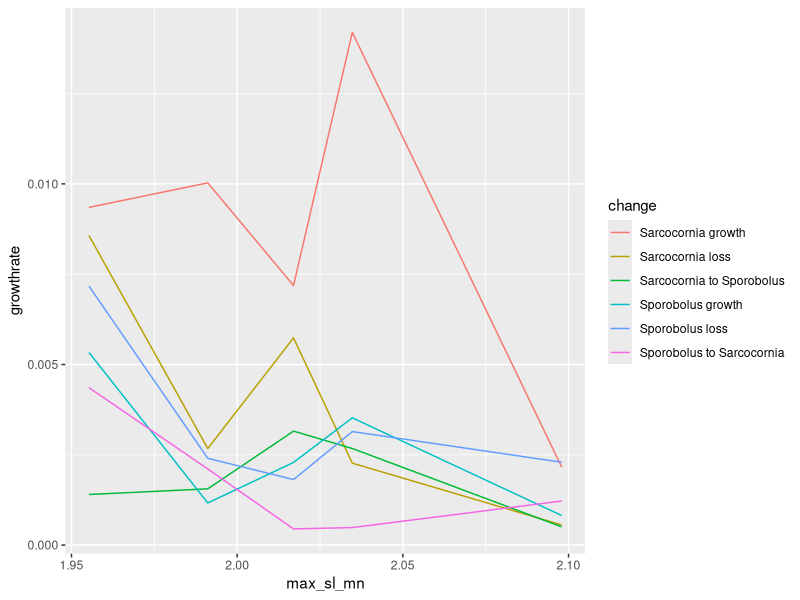
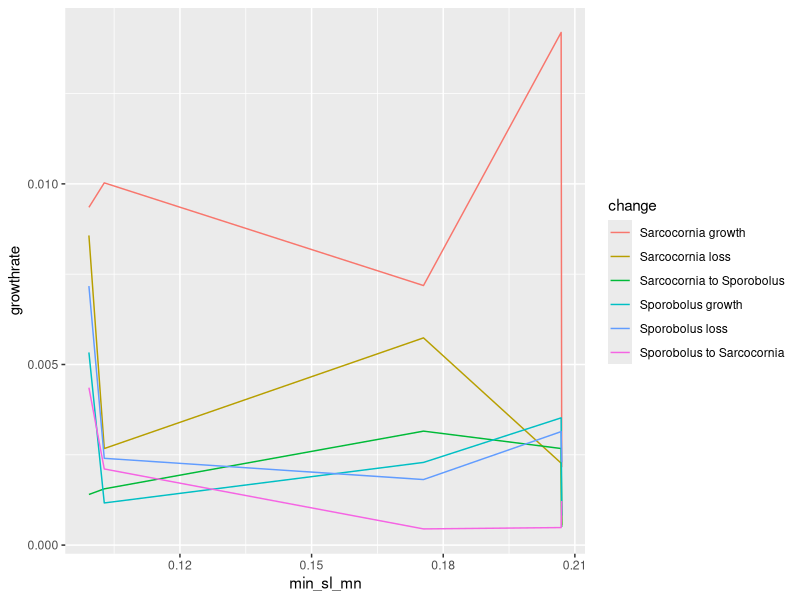
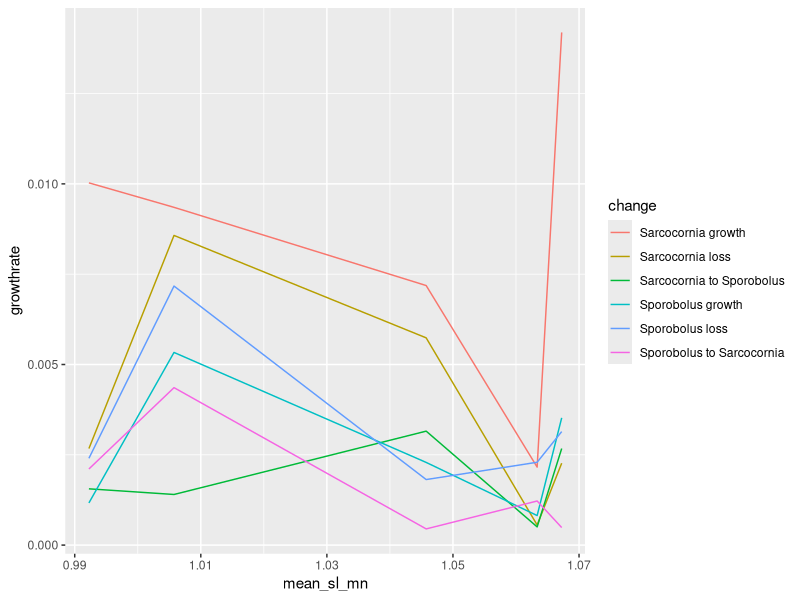
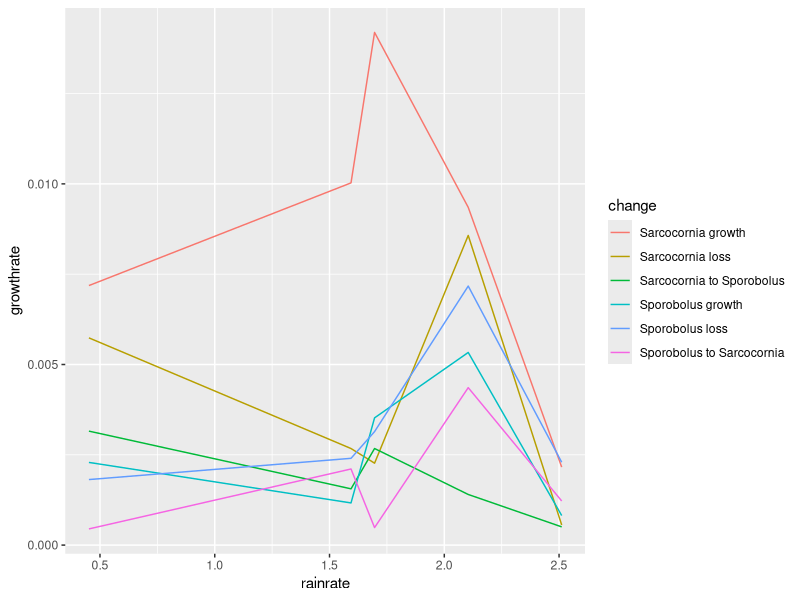
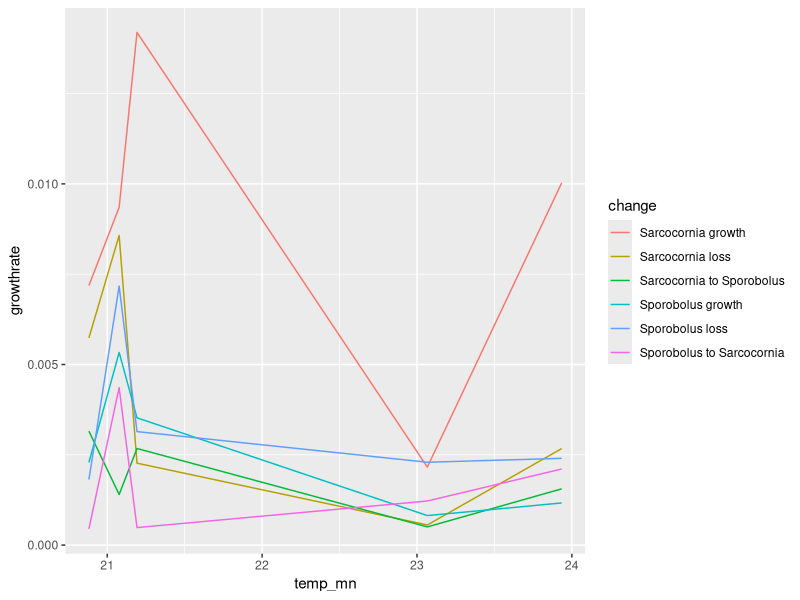
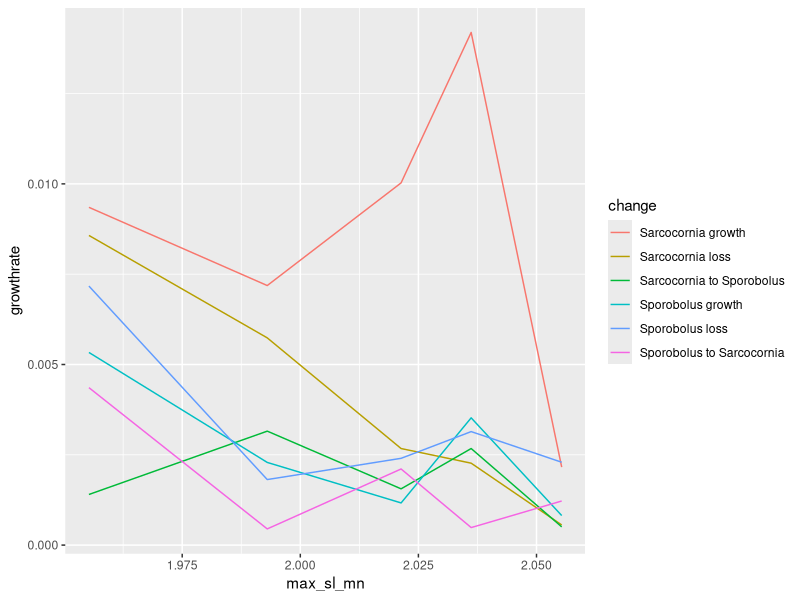
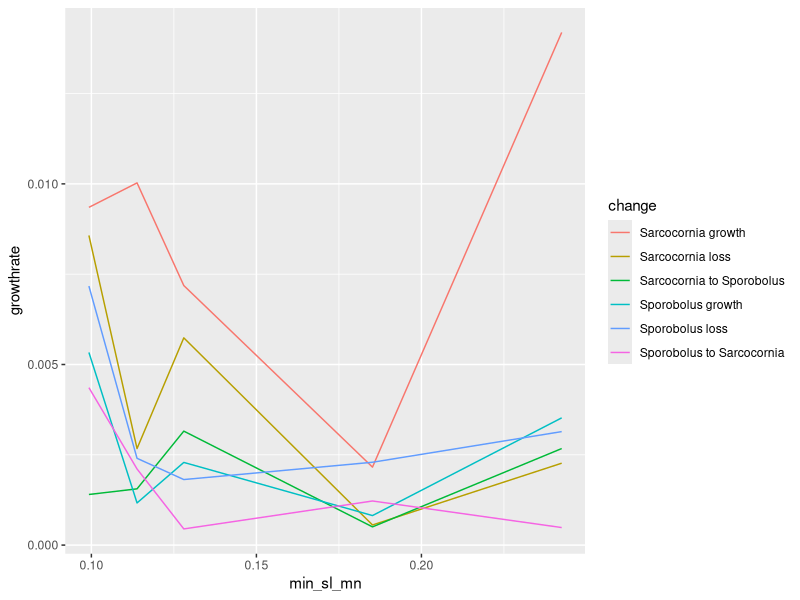
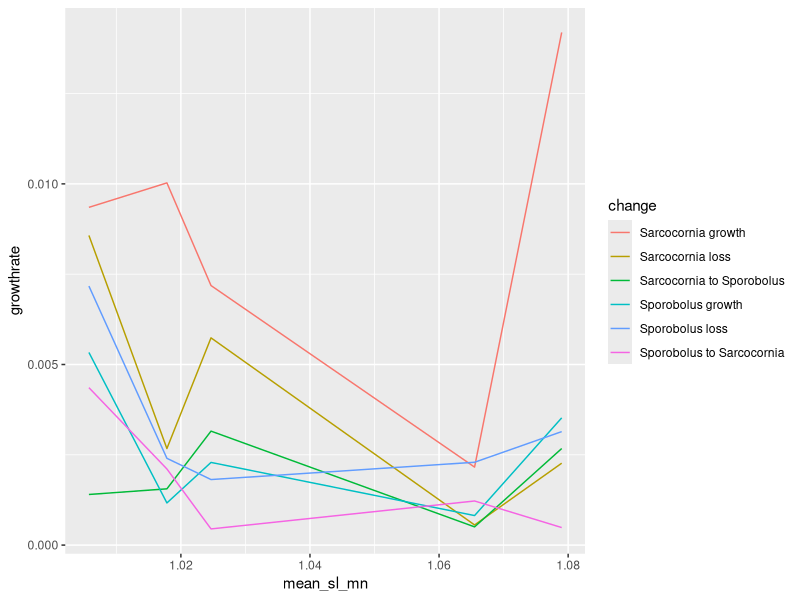

Source code (R) for these figures, in order:
## ---- chunk 1
knitr::opts_chunk$set(echo = TRUE)
knitr::opts_knit$set(root.dir = 'C:/Users/danal/OneDrive - UNSW/Desktop/WRL/R')
## ---- chunk 2
library(tidyverse)
library(ggpubr)
library(readxl)
library(gdata)
library(lubridate)
## ---- chunk 3
ch46minus42 <- read_excel("raw/growth_loss.xlsx", sheet = "46-42")
ch42minus34 <- read_excel("raw/growth_loss.xlsx", sheet = "42-34")
ch34minus26 <- read_excel("raw/growth_loss.xlsx", sheet = "34-26")
ch26minus18 <- read_excel("raw/growth_loss.xlsx", sheet = "26-18")
ch18minus0 <- read_excel("raw/growth_loss.xlsx", sheet = "18-0")

ch18minus9 <- read_excel("raw/growth_loss.xlsx", sheet = "18-9")
ch9minus0 <- read_excel("raw/growth_loss.xlsx", sheet = "9-0")
## ---- chunk 4
change_prep <- function(dataset){
  dataset %>% 
  mutate(change = case_when(
    value == -3 ~ "Sarcocornia loss",
    value == -2 ~ "Sarcocornia to Sporobolus",
    value == -1 ~ "Sporobolus loss",
    value == 0 ~ "No change",
    value == 1 ~ "Sporobolus growth",
    value == 2 ~ "Sporobolus to Sarcocornia",
    value == 3 ~ "Sarcocornia growth"
  )) %>% 
  select(change, Area_ha) %>% 
    filter(change != "No change")
}

ch46minus42 <- change_prep(ch46minus42) 
ch42minus34 <- change_prep(ch42minus34) 
ch34minus26 <- change_prep(ch34minus26) 
ch26minus18 <- change_prep(ch26minus18) 
ch18minus0 <- change_prep(ch18minus0) 

ch18minus9 <- change_prep(ch18minus9) 
ch9minus0 <- change_prep(ch9minus0) 

# make a zero month observation dataframe
ch0 <- data.frame(change = c("Sarcocornia loss", "Sarcocornia to Sporobolus", "Sporobolus loss", "Sporobolus growth", "Sporobolus to Sarcocornia", "Sarcocornia growth"),Area_ha = c(0,0,0,0,0,0))
## ---- chunk 5
allchange <- combine(ch46minus42, ch42minus34, ch34minus26, ch26minus18, ch18minus0, ch0) %>% 
  mutate(source_num = case_when(
    source == "ch46minus42" ~ 46,
    source == "ch42minus34" ~ 42,
    source == "ch34minus26" ~ 34,
    source == "ch26minus18" ~ 26,
    source == "ch18minus0" ~ 18,
    source == "ch0" ~ 0
  ))

# add column about number of days & dataset (1-5)
allchange <- allchange %>% mutate(Diff_days = case_when(
    source == "ch46minus42" ~ 117,
    source == "ch42minus34" ~ 239,
    source == "ch34minus26" ~ 232,
    source == "ch26minus18" ~ 251,
    source == "ch18minus0" ~ 565,
    source == "ch0" ~ 0
),
    dataset = case_when(
    source == "ch46minus42" ~ "five",
    source == "ch42minus34" ~ "four",
    source == "ch34minus26" ~ "three",
    source == "ch26minus18" ~ "two",
    source == "ch18minus0" ~ "one",
    source == "ch0" ~ "zero"
    ),
growthrate = Area_ha / Diff_days)

allchange <- allchange[order(allchange$source_num),] %>% 
  mutate(csum = ave(Area_ha, change, FUN=cumsum)) 


## ---- chunk 6
allchange2 <- combine(ch46minus42, ch42minus34, ch34minus26, ch26minus18, ch18minus9, ch9minus0, ch0) %>% 
  mutate(source_num = case_when(
    source == "ch46minus42" ~ 46,
    source == "ch42minus34" ~ 42,
    source == "ch34minus26" ~ 34,
    source == "ch26minus18" ~ 26,
    source == "ch18minus9" ~ 18,
    source == "ch9minus0" ~ 9,
    source == "ch0" ~ 0
  ))

# add column about number of days & dataset (1-5)
allchange2 <- allchange2 %>% mutate(Diff_days = case_when(
    source == "ch46minus42" ~ 117,
    source == "ch42minus34" ~ 239,
    source == "ch34minus26" ~ 232,
    source == "ch26minus18" ~ 251,
    source == "ch18minus9" ~ 307,
    source == "ch9minus0" ~ 258,
    source == "ch0" ~ 0
),
    dataset = case_when(
    source == "ch46minus42" ~ "six",
    source == "ch42minus34" ~ "five",
    source == "ch34minus26" ~ "four",
    source == "ch26minus18" ~ "three",
    source == "ch18minus9" ~ "two",
    source == "ch9minus0" ~ "one",
    source == "ch0" ~ "zero"
    ),
growthrate = Area_ha / Diff_days)

allchange2 <- allchange2[order(allchange2$source_num),] %>% 
  mutate(csum = ave(Area_ha, change, FUN=cumsum)) 


## ---- chunk 7
rain <- read_csv("raw/climate/rainfall_061031.csv") %>% 
  rename("rainfall" = "Rainfall amount (millimetres)") %>% 
  filter(Quality == "Y", # only retain quality assured data
         Year >= 2017) %>% 
  mutate(date = make_date(Year, Month, Day)) %>% 
  select("date", "rainfall")

temp <- read_csv("raw/climate/temperature_061055.csv") %>% 
  rename("temperature" = "Maximum temperature (Degree C)") %>% 
  filter(Quality == "Y", # only retain quality assured data
         Year >= 2017) %>% 
  mutate(date = make_date(Year, Month, Day)) %>% 
  select("date", "temperature")

sea_lev <- read_csv("raw/climate/sealevel_newcastle_60310.csv") %>% 
  filter(Gaps == 0,
         Year >= 2017) %>% 
  mutate(date = make_date(Year, Mth)) %>% 
  select("date", "Minimum", "Maximum", "Mean", "St Devn")
## ---- chunk 8
env2 <- full_join(sea_lev, temp, by = "date")
env2 <- full_join(env2, rain, by = "date") %>% 
  rename("min_sealev" = "Minimum",
         "max_sealev" = "Maximum",
         "mean_sealev" = "Mean",
         "sd_sealev" = "St Devn")

env2 <- env2 %>% 
  mutate(fullperiod = case_when(
  date >= "2017-02-03" & date < "2018-08-22" ~ "one",
  date >= "2018-08-22" & date < "2019-04-30" ~ "two",
  date >= "2019-04-30" & date < "2019-12-18" ~ "three",
  date >= "2019-12-18" & date < "2020-08-13" ~ "four",
  date >= "2020-08-13" & date < "2020-12-08" ~ "five"
),
  prevmonth = case_when(
  date >= "2018-07-22" & date < "2018-08-22" ~ "one",
  date >= "2019-03-30" & date < "2019-04-30" ~ "two",
  date >= "2019-11-18" & date < "2019-12-18" ~ "three",
  date >= "2020-07-13" & date < "2020-08-13" ~ "four",
  date >= "2020-11-08" & date < "2020-12-08" ~ "five"
),
  threemonth = case_when(
  date >= "2018-05-22" & date < "2018-08-22" ~ "one",
  date >= "2019-01-30" & date < "2019-04-30" ~ "two",
  date >= "2019-09-18" & date < "2019-12-18" ~ "three",
  date >= "2020-05-13" & date < "2020-08-13" ~ "four",
  date >= "2020-09-08" & date < "2020-12-08" ~ "five"
),
 sixmonth = case_when(
  date >= "2018-02-22" & date < "2018-08-22" ~ "one",
  date >= "2018-10-30" & date < "2019-04-30" ~ "two",
  date >= "2019-06-18" & date < "2019-12-18" ~ "three",
  date >= "2020-02-13" & date < "2020-08-13" ~ "four",
  date >= "2020-06-08" & date < "2020-12-08" ~ "five")) %>% 
  filter(!is.na(fullperiod))

env2_fullperiod <- env2 %>% 
  group_by(fullperiod) %>% 
  summarise(max_sl_mn = mean(max_sealev, na.rm = TRUE),
            min_sl_mn = mean(min_sealev, na.rm = TRUE),
            mean_sl_mn = mean(mean_sealev, na.rm = TRUE),
            sd_sl_mn = mean(sd_sealev, na.rm = TRUE),
            rain_tot = sum(rainfall, na.rm = TRUE),
            temp_mn = mean(temperature, na.rm = TRUE),
            date = max(date)) %>% 
  rename(dataset = fullperiod)

env2_prevmonth <- env2 %>% 
  group_by(prevmonth) %>% 
  summarise(max_sl_mn = mean(max_sealev, na.rm = TRUE),
            min_sl_mn = mean(min_sealev, na.rm = TRUE),
            mean_sl_mn = mean(mean_sealev, na.rm = TRUE),
            sd_sl_mn = mean(sd_sealev, na.rm = TRUE),
            rain_tot = sum(rainfall, na.rm = TRUE),
            temp_mn = mean(temperature, na.rm = TRUE),
            date = max(date)) %>% 
  filter(!is.na(prevmonth)) %>% 
  rename(dataset = prevmonth) 

env2_threemonth <- env2 %>% 
  group_by(threemonth) %>% 
  summarise(max_sl_mn = mean(max_sealev, na.rm = TRUE),
            min_sl_mn = mean(min_sealev, na.rm = TRUE),
            mean_sl_mn = mean(mean_sealev, na.rm = TRUE),
            sd_sl_mn = mean(sd_sealev, na.rm = TRUE),
            rain_tot = sum(rainfall, na.rm = TRUE),
            temp_mn = mean(temperature, na.rm = TRUE),
            date = max(date)) %>% 
  filter(!is.na(threemonth)) %>% 
  rename(dataset = threemonth)

env2_sixmonth <- env2 %>% 
  group_by(sixmonth) %>% 
  summarise(max_sl_mn = mean(max_sealev, na.rm = TRUE),
            min_sl_mn = mean(min_sealev, na.rm = TRUE),
            mean_sl_mn = mean(mean_sealev, na.rm = TRUE),
            sd_sl_mn = mean(sd_sealev, na.rm = TRUE),
            rain_tot = sum(rainfall, na.rm = TRUE),
            temp_mn = mean(temperature, na.rm = TRUE),
            date = max(date)) %>% 
  filter(!is.na(sixmonth)) %>% 
  rename(dataset = sixmonth)
## ---- chunk 9
env3 <- full_join(sea_lev, temp, by = "date")
env3 <- full_join(env3, rain, by = "date") %>% 
  rename("min_sealev" = "Minimum",
         "max_sealev" = "Maximum",
         "mean_sealev" = "Mean",
         "sd_sealev" = "St Devn")

env3 <- env3 %>% 
  mutate(fullperiod = case_when(
  date >= "2017-02-03" & date < "2017-10-19" ~ "one",
  date >= "2017-10-19" & date < "2018-08-22" ~ "two",
  date >= "2018-08-22" & date < "2019-04-30" ~ "three",
  date >= "2019-04-30" & date < "2019-12-18" ~ "four",
  date >= "2019-12-18" & date < "2020-08-13" ~ "five",
  date >= "2020-08-13" & date < "2020-12-08" ~ "six"
),
  prevmonth = case_when(
  date >= "2017-09-19" & date < "2017-10-19" ~ "one",
  date >= "2018-07-22" & date < "2018-08-22" ~ "two",
  date >= "2019-03-30" & date < "2019-04-30" ~ "three",
  date >= "2019-11-18" & date < "2019-12-18" ~ "four",
  date >= "2020-07-13" & date < "2020-08-13" ~ "five",
  date >= "2020-11-08" & date < "2020-12-08" ~ "six"
),
  threemonth = case_when(
  date >= "2017-07-19" & date < "2017-10-19" ~ "one",
  date >= "2018-05-22" & date < "2018-08-22" ~ "two",
  date >= "2019-01-30" & date < "2019-04-30" ~ "three",
  date >= "2019-09-18" & date < "2019-12-18" ~ "four",
  date >= "2020-05-13" & date < "2020-08-13" ~ "five",
  date >= "2020-09-08" & date < "2020-12-08" ~ "six"
),
 sixmonth = case_when(
  date >= "2017-04-19" & date < "2017-10-19" ~ "one",
  date >= "2018-02-22" & date < "2018-08-22" ~ "two",
  date >= "2018-10-30" & date < "2019-04-30" ~ "three",
  date >= "2019-06-18" & date < "2019-12-18" ~ "four",
  date >= "2020-02-13" & date < "2020-08-13" ~ "five",
  date >= "2020-06-08" & date < "2020-12-08" ~ "six")) %>% 
  filter(!is.na(fullperiod))

env3_fullperiod <- env3 %>% 
  group_by(fullperiod) %>% 
  summarise(max_sl_mn = mean(max_sealev, na.rm = TRUE),
            min_sl_mn = mean(min_sealev, na.rm = TRUE),
            mean_sl_mn = mean(mean_sealev, na.rm = TRUE),
            sd_sl_mn = mean(sd_sealev, na.rm = TRUE),
            rain_tot = sum(rainfall, na.rm = TRUE),
            temp_mn = mean(temperature, na.rm = TRUE),
            date = max(date)) %>% 
  rename(dataset = fullperiod)

env3_prevmonth <- env3 %>% 
  group_by(prevmonth) %>% 
  summarise(max_sl_mn = mean(max_sealev, na.rm = TRUE),
            min_sl_mn = mean(min_sealev, na.rm = TRUE),
            mean_sl_mn = mean(mean_sealev, na.rm = TRUE),
            sd_sl_mn = mean(sd_sealev, na.rm = TRUE),
            rain_tot = sum(rainfall, na.rm = TRUE),
            temp_mn = mean(temperature, na.rm = TRUE),
            date = max(date)) %>% 
  filter(!is.na(prevmonth)) %>% 
  rename(dataset = prevmonth) 

env3_threemonth <- env3 %>% 
  group_by(threemonth) %>% 
  summarise(max_sl_mn = mean(max_sealev, na.rm = TRUE),
            min_sl_mn = mean(min_sealev, na.rm = TRUE),
            mean_sl_mn = mean(mean_sealev, na.rm = TRUE),
            sd_sl_mn = mean(sd_sealev, na.rm = TRUE),
            rain_tot = sum(rainfall, na.rm = TRUE),
            temp_mn = mean(temperature, na.rm = TRUE),
            date = max(date)) %>% 
  filter(!is.na(threemonth)) %>% 
  rename(dataset = threemonth)

env3_sixmonth <- env3 %>% 
  group_by(sixmonth) %>% 
  summarise(max_sl_mn = mean(max_sealev, na.rm = TRUE),
            min_sl_mn = mean(min_sealev, na.rm = TRUE),
            mean_sl_mn = mean(mean_sealev, na.rm = TRUE),
            sd_sl_mn = mean(sd_sealev, na.rm = TRUE),
            rain_tot = sum(rainfall, na.rm = TRUE),
            temp_mn = mean(temperature, na.rm = TRUE),
            date = max(date)) %>% 
  filter(!is.na(sixmonth)) %>% 
  rename(dataset = sixmonth)
## ---- chunk 10
env2_fullperiod <- left_join(allchange %>% filter(dataset != "zero"), env2_fullperiod, by = "dataset") %>% 
  mutate(rainrate = rain_tot / Diff_days)
env2_prevmonth <- left_join(allchange %>% filter(dataset != "zero"), env2_prevmonth, by = "dataset") %>% 
  mutate(rainrate = rain_tot / Diff_days)
env2_threemonth <- left_join(allchange %>% filter(dataset != "zero"), env2_threemonth, by = "dataset") %>% 
  mutate(rainrate = rain_tot / Diff_days)
env2_sixmonth <- left_join(allchange %>% filter(dataset != "zero"), env2_sixmonth, by = "dataset") %>% 
  mutate(rainrate = rain_tot / Diff_days)
## ---- chunk 11
env3_fullperiod <- left_join(allchange2 %>% filter(dataset != "zero"), env3_fullperiod, by = "dataset") %>% 
  mutate(rainrate = rain_tot / Diff_days)
env3_prevmonth <- left_join(allchange2 %>% filter(dataset != "zero"), env3_prevmonth, by = "dataset") %>% 
  mutate(rainrate = rain_tot / Diff_days)
env3_threemonth <- left_join(allchange2 %>% filter(dataset != "zero"), env3_threemonth, by = "dataset") %>% 
  mutate(rainrate = rain_tot / Diff_days)
env3_sixmonth <- left_join(allchange2 %>% filter(dataset != "zero"), env3_sixmonth, by = "dataset") %>% 
  mutate(rainrate = rain_tot / Diff_days)
## ---- chunk 12
# full period
ggplot(env2_fullperiod, aes(max_sl_mn, growthrate, color = change)) + 
  geom_line() 
ggplot(env2_fullperiod, aes(min_sl_mn, growthrate, color = change)) + 
  geom_line() 
ggplot(env2_fullperiod, aes(mean_sl_mn, growthrate, color = change)) + 
  geom_line()
ggplot(env2_fullperiod, aes(rainrate, growthrate, color = change)) + 
  geom_line()
ggplot(env2_fullperiod, aes(temp_mn, growthrate, color = change)) + 
  geom_line()

# six months
ggplot(env2_sixmonth, aes(max_sl_mn, growthrate, color = change)) + 
  geom_line() 
ggplot(env2_sixmonth, aes(min_sl_mn, growthrate, color = change)) + 
  geom_line() # maybe a trend with spor
ggplot(env2_sixmonth, aes(mean_sl_mn, growthrate, color = change)) + 
  geom_line() # maybe a trend with spor
ggplot(env2_sixmonth, aes(rainrate, growthrate, color = change)) + 
  geom_line()
ggplot(env2_sixmonth, aes(temp_mn, growthrate, color = change)) + 
  geom_line()

# three months
ggplot(env2_threemonth, aes(max_sl_mn, growthrate, color = change)) + 
  geom_line() 
ggplot(env2_threemonth, aes(min_sl_mn, growthrate, color = change)) + 
  geom_line() # maybe a trend with spor
ggplot(env2_threemonth, aes(mean_sl_mn, growthrate, color = change)) + 
  geom_line() # all have a rough trend
ggplot(env2_threemonth, aes(rainrate, growthrate, color = change)) + 
  geom_line()
ggplot(env2_threemonth, aes(temp_mn, growthrate, color = change)) + 
  geom_line()

# one month
ggplot(env2_prevmonth, aes(max_sl_mn, growthrate, color = change)) + 
  geom_line() 
ggplot(env2_prevmonth, aes(min_sl_mn, growthrate, color = change)) + 
  geom_line() 
ggplot(env2_prevmonth, aes(mean_sl_mn, growthrate, color = change)) + 
  geom_line() # sueda, sarc and overall saltmarsh have a bit of a trend (mostly sueda)
ggplot(env2_prevmonth, aes(rainrate, growthrate, color = change)) + 
  geom_line() # somewhat of a negative trend for spor, sarc and overall saltmarsh
ggplot(env2_prevmonth, aes(temp_mn, growthrate, color = change)) + 
  geom_line()
## ---- chunk 13
# full period
ggplot(env3_fullperiod, aes(max_sl_mn, growthrate, color = change)) + 
  geom_line() 
ggplot(env3_fullperiod, aes(min_sl_mn, growthrate, color = change)) + 
  geom_line() 
ggplot(env3_fullperiod, aes(mean_sl_mn, growthrate, color = change)) + 
  geom_line()
ggplot(env3_fullperiod, aes(rainrate, growthrate, color = change)) + 
  geom_line()
ggplot(env3_fullperiod, aes(temp_mn, growthrate, color = change)) + 
  geom_line()

# six months
ggplot(env3_sixmonth, aes(max_sl_mn, growthrate, color = change)) + 
  geom_line() 
ggplot(env3_sixmonth, aes(min_sl_mn, growthrate, color = change)) + 
  geom_line() # maybe a trend with spor
ggplot(env3_sixmonth, aes(mean_sl_mn, growthrate, color = change)) + 
  geom_line() # maybe a trend with spor
ggplot(env3_sixmonth, aes(rainrate, growthrate, color = change)) + 
  geom_line()
ggplot(env3_sixmonth, aes(temp_mn, growthrate, color = change)) + 
  geom_line()

# three months
ggplot(env3_threemonth, aes(max_sl_mn, growthrate, color = change)) + 
  geom_line() 
ggplot(env3_threemonth, aes(min_sl_mn, growthrate, color = change)) + 
  geom_line() # maybe a trend with spor
ggplot(env3_threemonth, aes(mean_sl_mn, growthrate, color = change)) + 
  geom_line() # all have a rough trend
ggplot(env3_threemonth, aes(rainrate, growthrate, color = change)) + 
  geom_line()
ggplot(env3_threemonth, aes(temp_mn, growthrate, color = change)) + 
  geom_line()

# one month
ggplot(env3_prevmonth, aes(max_sl_mn, growthrate, color = change)) + 
  geom_line() 
ggplot(env3_prevmonth, aes(min_sl_mn, growthrate, color = change)) + 
  geom_line() 
ggplot(env3_prevmonth, aes(mean_sl_mn, growthrate, color = change)) + 
  geom_line() # sueda, sarc and overall saltmarsh have a bit of a trend (mostly sueda)
ggplot(env3_prevmonth, aes(rainrate, growthrate, color = change)) + 
  geom_line() # somewhat of a negative trend for spor, sarc and overall saltmarsh
ggplot(env3_prevmonth, aes(temp_mn, growthrate, color = change)) + 
  geom_line()
